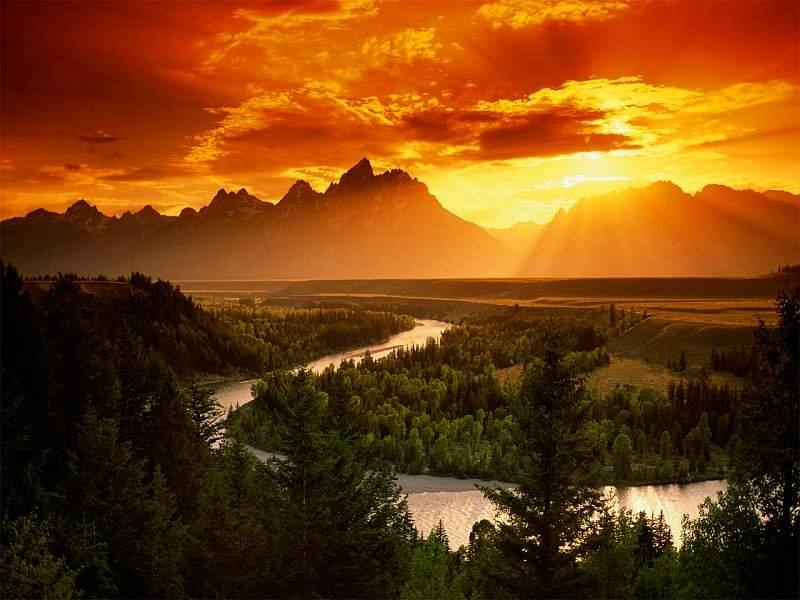
#> input picture lista02/exercicio01/imagem0.jpg, 800 x 600 px
$ python exercicio01.py
#> lines starting #> are read from the running program, lines starting #| are printed output that depends on the picture
#coding: utf-8
#!/usr/bin/python

#------------------------------------------------------------------------------#
# Aluno: Bruno Alexandre Krinski                                               #
# Matéria: Processamento de Imagens                                            #
# Exercício 01                                                                 #
#------------------------------------------------------------------------------#

import cv2
import numpy as np
from matplotlib import pyplot as plt

imagemNome = raw_input("Entre com o nome da imagem:\n")
#> the answer given: imagem0.jpg

img = cv2.imread(imagemNome)
#> img is the input picture: shape (600, 800, 3); mean B, G, R 16.1, 64.1, 117.9

color = ('b','g','r')

for i,col in enumerate(color):
    histr = cv2.calcHist([img],[i],None,[256],[0,256])
    plt.subplot(221),plt.plot(histr,color = col),plt.xlim([0,255])
plt.subplot(222),plt.imshow(cv2.cvtColor(img, cv2.COLOR_BGR2RGB))
plt.axis("off")
plt.show()
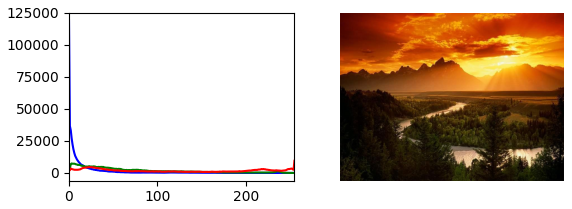
#> figure drawn by matplotlib, 2 panels; panel 1: curve peaks at x = 0, y = 119288; panel 1: curve peaks at x = 3, y = 7424; panel 1: curve peaks at x = 255, y = 9521

$ run again, on lista02/exercicio01/bosques1.jpg
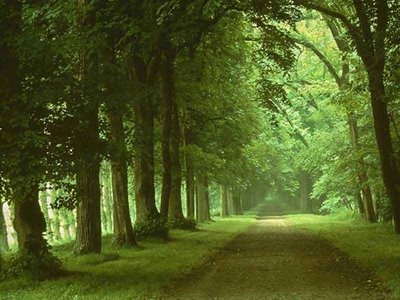
#> input picture lista02/exercicio01/bosques1.jpg, 400 x 300 px
#> img is the input picture: shape (300, 400, 3); mean B, G, R 33.8, 90.7, 78.3
#> `plt.show()`:
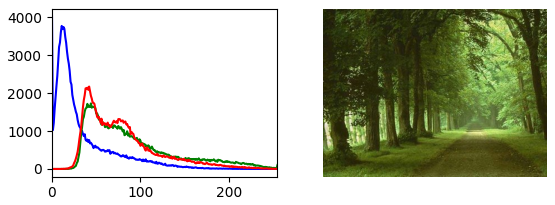
#> figure drawn by matplotlib, 2 panels; panel 1: curve peaks at x = 0, y = 4025; panel 1: curve peaks at x = 44, y = 1728; panel 1: curve peaks at x = 42, y = 2172

$ run again, on lista02/exercicio01/bosques2.jpg
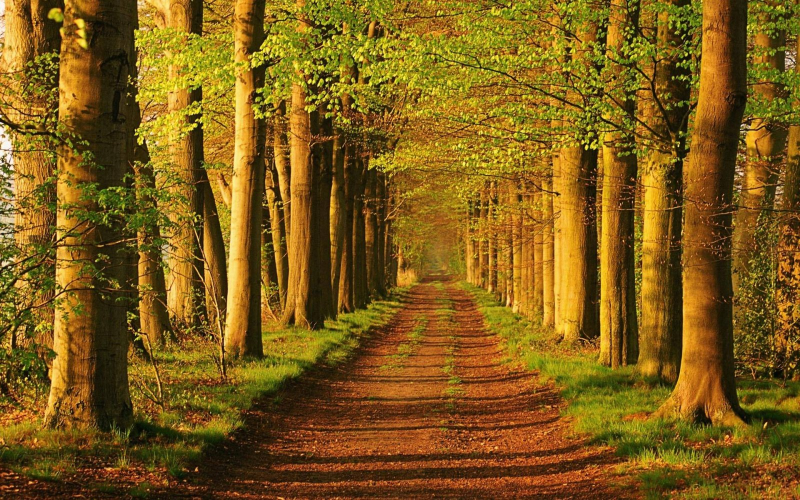
#> input picture lista02/exercicio01/bosques2.jpg, 1600 x 1000 px (shown at 1/2 size)
#> img is the input picture: shape (1000, 1600, 3); mean B, G, R 24.8, 91.8, 125.9
#> `plt.show()`:
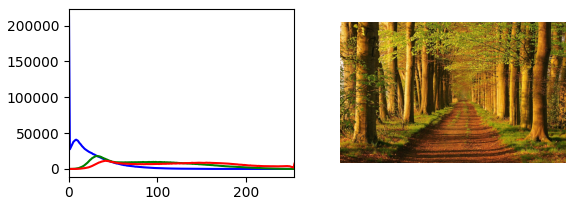
#> figure drawn by matplotlib, 2 panels; panel 1: curve peaks at x = 0, y = 213076; panel 1: curve peaks at x = 32, y = 18065; panel 1: curve peaks at x = 41, y = 11460

$ run again, on lista02/exercicio01/bosques3.jpg
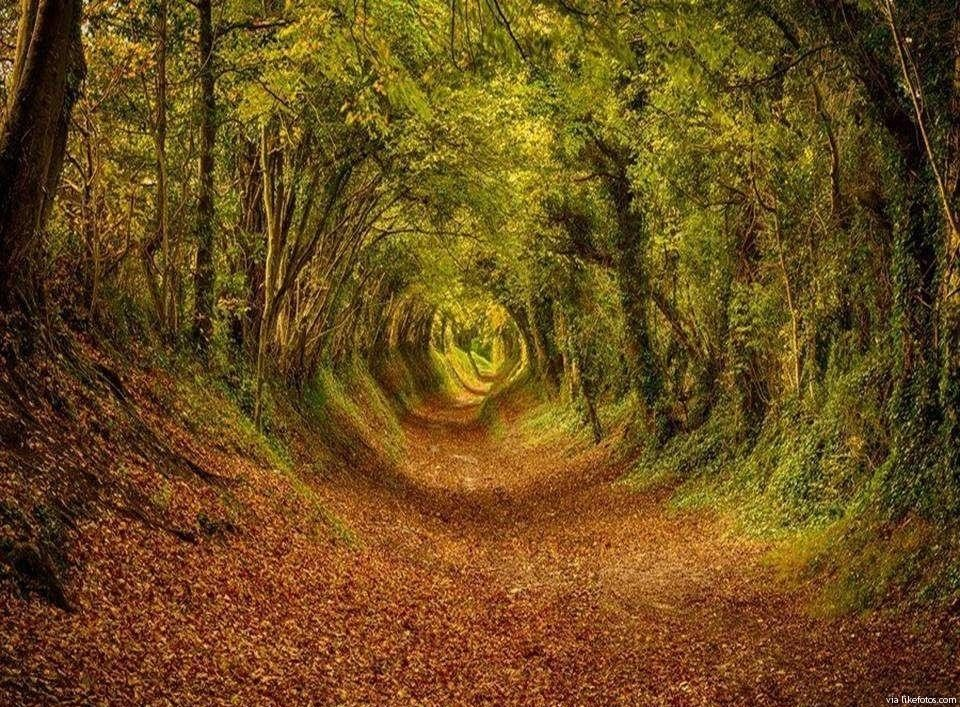
#> input picture lista02/exercicio01/bosques3.jpg, 960 x 707 px
#> img is the input picture: shape (707, 960, 3); mean B, G, R 31, 75.8, 105.6
#> `plt.show()`:
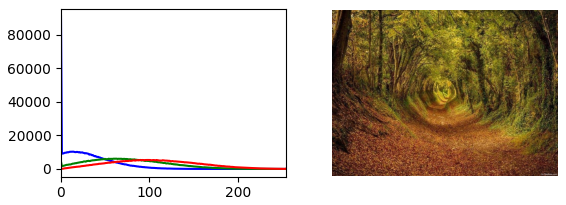
#> figure drawn by matplotlib, 2 panels; panel 1: curve peaks at x = 0, y = 90916; panel 1: curve peaks at x = 61, y = 6122; panel 1: curve peaks at x = 98, y = 5347
